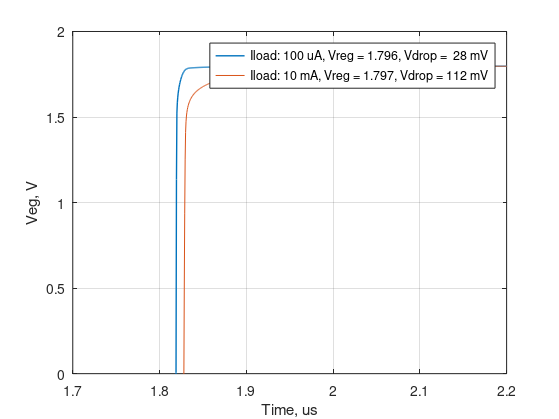

Recreate this plot in MATLAB. (Note: this script raises an error after producing the figure.)
%% Load 
clear all;
load('ldo_dc_sch.mat');
% data includes 

%%
plotwidth = 1;

f1 = figure(1);
p1 = plot(dc_sch, vreg_dcu_sch); hold on;
     plot(dc_sch, vreg_dcm_sch);
set(p1, 'linewidth', plotwidth);
grid on;
legend1 = sprintf('Iload: 100 uA, Vreg = %.3f, Vdrop = %3.f mV', mean(vreg_dcu_sch(495:end)), (dc_sch(495)-dc_sch(439))*1000);
legend2 = sprintf('Iload: 10 mA, Vreg = %.3f, Vdrop = %3.f mV', mean(vreg_dcm_sch(682:end)), (dc_sch(682)-dc_sch(457))*1000);
legend(legend1, legend2, 'location', 'best');
xlabel('Time, us'); ylabel('Veg, V');
xlim([1.7, 2.2]); 
ylim([0, 2]);

precision = 1e-3;
dc_sch_round = round((1/precision)*dc_sch);

%% save image
set(f1,'Units','Inches');
pos = get(f1,'Position');
set(f1,'PaperPositionMode','Auto','PaperUnits','Inches','PaperSize',[pos(3), pos(4)]);
print(f1, 'ldo_dc.pdf', '-dpdf');
movefile('ldo_dc.pdf','../img/ldo_dc.pdf');